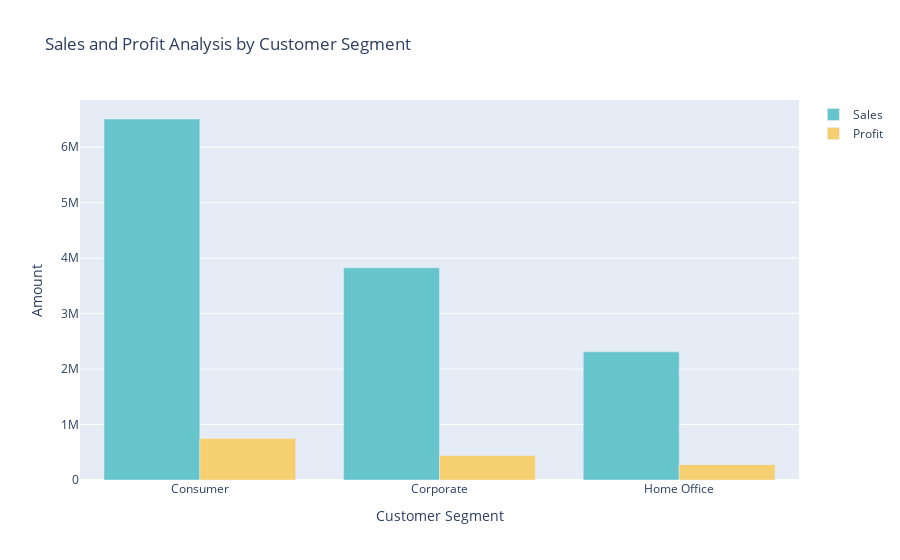

Notebook cell for this chart:
### Markdown cell above
7. PROFIT ANALYSIS BY CUSTOMER SEGMENTS

### Code cell
sales_profit_by_segment = df.groupby('Segment').agg({'Sales': 'sum', 'Profit': 'sum'}).reset_index()
color_palette = px.colors.qualitative.Pastel
fig = go.Figure()

fig.add_trace(go.Bar(
    x=sales_profit_by_segment['Segment'],
    y=sales_profit_by_segment['Sales'],
    name='Sales',
    marker_color=color_palette[0]
))

fig.add_trace(go.Bar(
    x=sales_profit_by_segment['Segment'],
    y=sales_profit_by_segment['Profit'],
    name='Profit',
    marker_color=color_palette[1]
))

fig.update_layout(
    title='Sales and Profit Analysis by Customer Segment',
    xaxis_title='Customer Segment',
    yaxis_title='Amount'
)

fig.show()

### Figure 1 — Plotly figure (JSON) as saved in the notebook; plotly's stock layout.template omitted (floating-point values rounded to 4 significant figures)
{"data": [{"marker": {"color": "rgb(102, 197, 204)"}, "name": "Sales", "type": "bar", "x": ["Consumer", "Corporate", "Home Office"], "y": [6508141, 3824808, 2309956]}, {"marker": {"color": "rgb(246, 207, 113)"}, "name": "Profit", "type": "bar", "x": ["Consumer", "Corporate", "Home Office"], "y": [749200.0, 441200.0, 277000.0]}], "layout": {"title": {"text": "Sales and Profit Analysis by Customer Segment"}, "xaxis": {"title": {"text": "Customer Segment"}}, "yaxis": {"title": {"text": "Amount"}}}}
